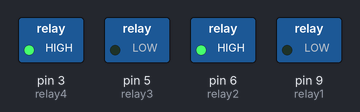
Bench run of a sketch on a simulated Arduino Uno, built with avr-gcc and run on an emulated ATmega328P. On the bench: switched loads named in the sketch (green lamp = pin HIGH).

Above: at 0.1 s.
Timing chart, 0 to 1.6 s (numbered marks = the images above):
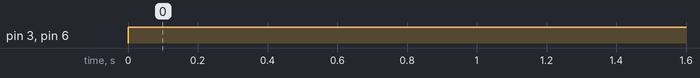

The sketch:

test_forward.ino
```cpp
int relay1=9;
int relay2=6;

int relay3=5;
int relay4=3;

long time_front,distance_front,minimum_front,distance_left,minimum_left,time_left,distance_right,minimum_right,time_right;

void setup()
{
  Serial.begin(9600);


  pinMode(relay1,OUTPUT);
  pinMode(relay2,OUTPUT);
  pinMode(relay3,OUTPUT);
  pinMode(relay4,OUTPUT);
}

void loop()
{
  forward_robot();
}
void forward_robot()
{
 analogWrite(relay1,0);
 analogWrite(relay2,255);

 analogWrite(relay3,0);
 analogWrite(relay4,255);
 delay(1000);
}
```

Measured:
- by itself, pin 3 (relay4), pin 6 (relay2): LOW → HIGH at 0.00 s
